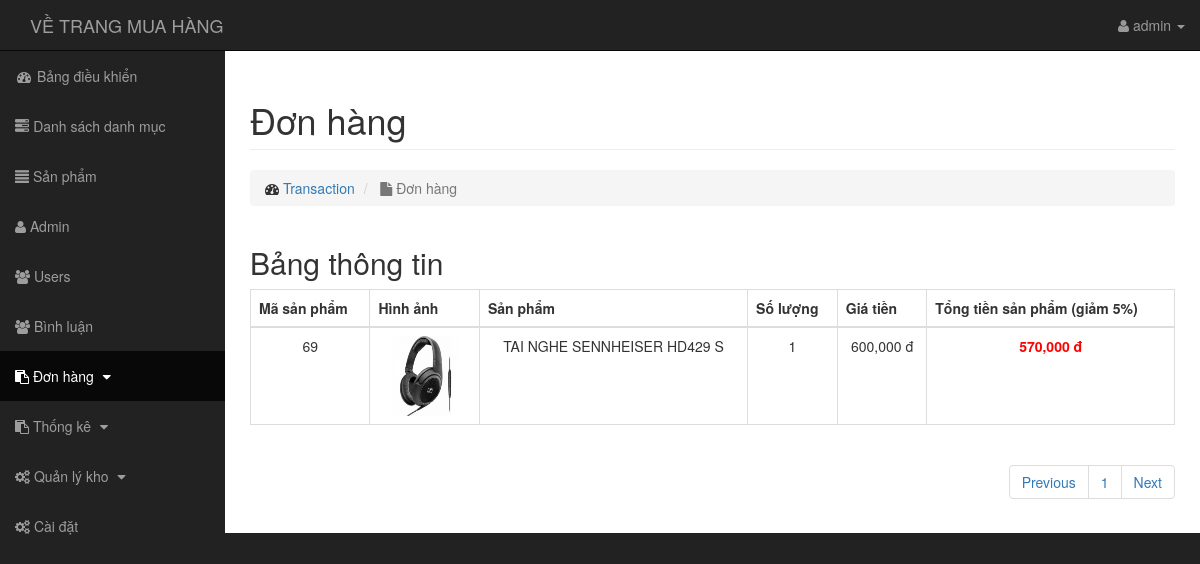
Page /admin/transaction/donhang.php?id=35 (signed in) on the committed database.
### tables this page shows
CREATE TABLE `product` (
  `id` int(11) NOT NULL,
  `name` varchar(255) NOT NULL,
  `slug` varchar(255) NOT NULL,
  `price` int(11) NOT NULL,
  `sale` tinyint(4) NOT NULL DEFAULT '0',
  `pay` int(11) NOT NULL,
  `number` int(11) NOT NULL DEFAULT '0',
  `thumbal` varchar(255) NOT NULL,
  `category_id` int(11) NOT NULL,
  `content` text NOT NULL,
  `chitietsp` text NOT NULL,
  `view` int(11) NOT NULL DEFAULT '0',
  `hot` int(11) NOT NULL DEFAULT '0',
  `comment` text NOT NULL,
  `create_at` timestamp NOT NULL DEFAULT CURRENT_TIMESTAMP,
  `update_at` timestamp NOT NULL DEFAULT CURRENT_TIMESTAMP ON UPDATE CURRENT_TIMESTAMP
);

CREATE TABLE `orders` (
  `id` int(11) NOT NULL,
  `transaction_id` int(11) NOT NULL,
  `product_id` int(11) NOT NULL,
  `qty` int(11) NOT NULL,
  `price` varchar(255) NOT NULL,
  `create_at` timestamp NOT NULL DEFAULT CURRENT_TIMESTAMP,
  `update_at` timestamp NOT NULL DEFAULT CURRENT_TIMESTAMP ON UPDATE CURRENT_TIMESTAMP
);

### admin/autoload/dtbase.php (called while the page is built, shortened)
<?php
    class Database
    {
        public $link;
        public function __construct()
        {
            $this->link = mysqli_connect("localhost","root","","banhang") or die ();
            mysqli_set_charset($this->link,"utf8");
        }
        public function fetchsql( $sql )
        {
            $result = mysqli_query($this->link,$sql) or die("Lỗi  truy vấn sql " .mysqli_error($this->link));
            $data = [];
            if( $result)
            {
                while ($num = mysqli_fetch_assoc($result))
                {
                    $data[] = $num;
                }
            }
            return $data;
        }
         public function fetchAll($table)
        {
            $sql = "SELECT * FROM {$table} WHERE 1" ;
            $result = mysqli_query($this->link,$sql) or die("Lỗi Truy Vấn fetchAll " .mysqli_error($this->link));
            $data = [];
            if( $result)
            {
                while ($num = mysqli_fetch_assoc($result))
                {
                    $data[] = $num;
                }
            }
            return $data;
        }
        public  function fetchJones($table,$sql,$total = 1,$page,$row ,$pagi = true )
        {
            $data = [];
            if ($pagi == true )
            {
                $sotrang = ceil($total / $row);
                $start = ($page - 1 ) * $row ;
                $sql .= " LIMIT $start,$row ";
                $data = [ "page" => $sotrang];
                $result = mysqli_query($this->link,$sql) or die("Lỗi truy vấn fetchJone ---- " .mysqli_error($this->link));
            }
            else
            {
                $result = mysqli_query($this->link,$sql) or die("Lỗi truy vấn fetchJone ---- " .mysqli_error($this->link));
            }
            if( $result)
            {
                while ($num = mysqli_fetch_assoc($result))
                {
                    $data[] = $num;
                }
            }
            return $data;
        }
    }
?>

### admin/autoload/autoload.php (called while the page is built, shortened)
<?php
    include_once'dtbase.php';
    include_once'ftion.php';
        $db = new Database;
     ?>

### admin/autoload/ftion.php (called while the page is built, shortened)
<?php
    function  getInput($string)
    {
        return isset($_GET[$string]) ? $_GET[$string] : '';
    }
    function base_url()
    {
        return $url  = "http://localhost/DoAnChuyenNganh/";
    }
    function uploads()
    {
        return base_url() . "public/uploads/";
    }
    function formatprice($number)
    {
        $number = intval($number);
       return $number = number_format($number,0,'.',',')." đ";
    }
 ?>

### admin/transaction/donhang.php (the view, shortened to what this page needs)
<?php include_once'../autoload/autoload.php';
    $id=intval(getInput('id'));
    $product = $db->fetchAll("orders");
    if(isset($_GET['p']))
        {
            $p=$_GET['p'];
        }
        else{
            $p=1;
        }
    $sql = "SELECT * FROM orders WHERE transaction_id = $id";
    $total = count($db->fetchsql($sql));
        $transhome = $db->fetchJones('orders',$sql,$total,$p,5,true);
        $sotrang = $transhome['page'];
        unset($transhome['page']);
        $path = $_SERVER['SCRIPT_NAME'];
    ?>
<?php include_once'../../layouts/header.php'?>
<div class="row">
    <div class="col-lg-12">
        <h1 class="page-header">
            Đơn hàng
        </h1>
        <ol class="breadcrumb">
            <li>
                <i class="fa fa-dashboard"></i>  <a href="index.php">Transaction</a>
            </li>
            <li class="active">
                <i class="fa fa-file"></i> Đơn hàng
            </li>
        </ol>
    </div>
</div>
<div class="row">
    <div class="col-md-12">
        <h2>Bảng thông tin</h2>
        <div class="table-responsive">
            <table style="text-align: center;" class="table table-bordered table-hover">
                <thead>
                    <tr>
                        <th>Mã sản phẩm</th>
                        <th>Hình ảnh</th>
                        <th>Sản phẩm</th>
                        <th>Số lượng</th>
                        <th>Giá tiền</th>
                        <th>Tổng tiền sản phẩm (giảm 5%)</th>
                    </tr>
                </thead>
                <tbody>
                    <?php foreach ($transhome as $item):
                        ?>
                    <?php
                        $pd=intval($item['product_id']);
                        $sql = "SELECT * FROM product WHERE id = $pd";
                        $editpd = $db->fetchsql($sql);
                        ?>
                    <?php foreach ($editpd as $value):
                        $number = intval($value['price']);
                        $sale = intval($value['sale']);
                        ?>
                    <tr>
                        <td><?php echo $value['id'];?></td>
                        <td><img src="<?php echo uploads() ?>product/<?php echo $value['thumbal'] ?>"width='80px' height="80px"></td>
                        <td><?php echo $value['name'];?></td>
                        <td><?php echo $item['qty']; ?></td>
                        <td>
                            <?php if($sale>0):
                                ?>
                            <?php
                                $num=($number*(100-$sale)/100);
                                echo formatprice($num);
                                 ?>
                            <?php else: ?>
                            <p><?php echo formatprice($number); ?>   </p>
                            <?php endif ?>
                        </td>
                        <td style="color: red">
                            <b> <?php if($sale>0):
                                ?>
                            <?php
                                $total = $num * $item ['qty'];
                                echo formatprice($total); ?>
                            <?php else: ?>
                            <?php
                                $total=$number * $item['qty']*95/100 ;
                                 echo formatprice($total);?>
                            <?php endif ?></b>
                        </td>
                    </tr>
                    <?php endforeach ?>
                    <?php endforeach ?>
                </tbody>
            </table>
            <div class="pull-right">
                <nav class="text-center">
                    <ul class="pagination">
                        <li class="page-item">
                            <a class="page-link" href="<?php echo $path ?>?id=<?php echo $id ?>&&p=<?php echo $p-1==0?1:$p-1 ?>" tabindex="-1">Previous</a>
                        </li>
                        <?php for ($i=1; $i <= $sotrang ; $i++):?>
                        <li class="<?php $p==$i?$active:'' ?>"><a href="<?php echo $path ?>?id=<?php echo $id ?>&&p=<?php echo $i ?>"><?php echo $i;?></a></li>
                        <?php endfor ?>
                        <li class="page-item">
                            <a class="page-link" href="<?php echo $path ?>?id=<?php echo $id ?>&&p=<?php echo $p+1<$i?$p+1:$p ?>">Next</a>
                        </li>
                    </ul>
                </nav>
            </div>
        </div>
    </div>
</div>
<?php include_once'../../layouts/footer.php'?>

### public/admin/css/sb-admin.css (style rules this page uses)
body { margin-top: 100px; background-color: #222; }
@media (min-width:768px) { body { margin-top: 50px; } }

### rows in the picture
orders: qty "1", qty "570,000 đ"
product: id "69", thumbal (picture), name "TAI NGHE SENNHEISER HD429 S", price "600,000 đ"

### other values in the picture
$_SESSION['admin_user'] "admin"
